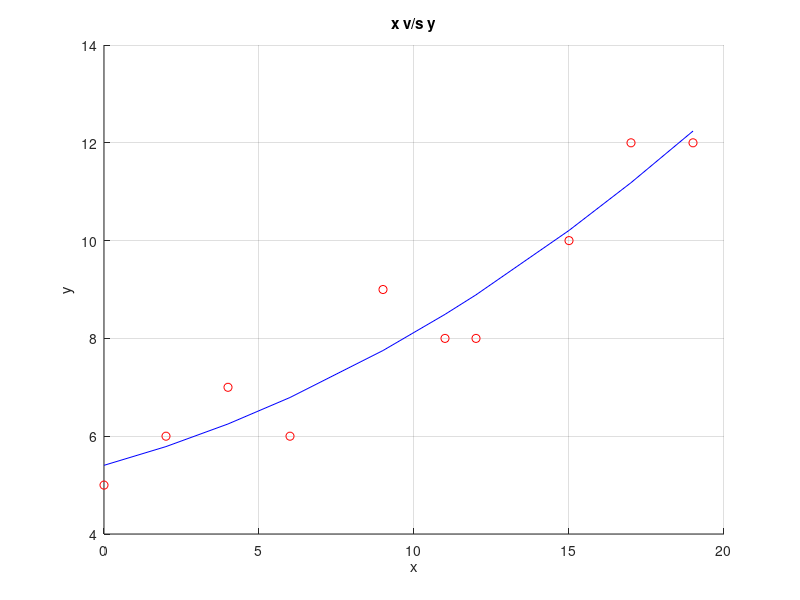

MATLAB code for this plot:
x = [0,2,4,6,9,11,12,15,17,19];
y = [5,6,7,6,9,8,8,10,12,12];

P = polyfit(x,y,2);
scatter(x,y,'r');

y1 = P(3) + P(2) * x + P(1)*x.^2;
hold on;

plot(x,y1,'-b');
xlabel('x')
ylabel('y')
title('x v/s y')
grid on
